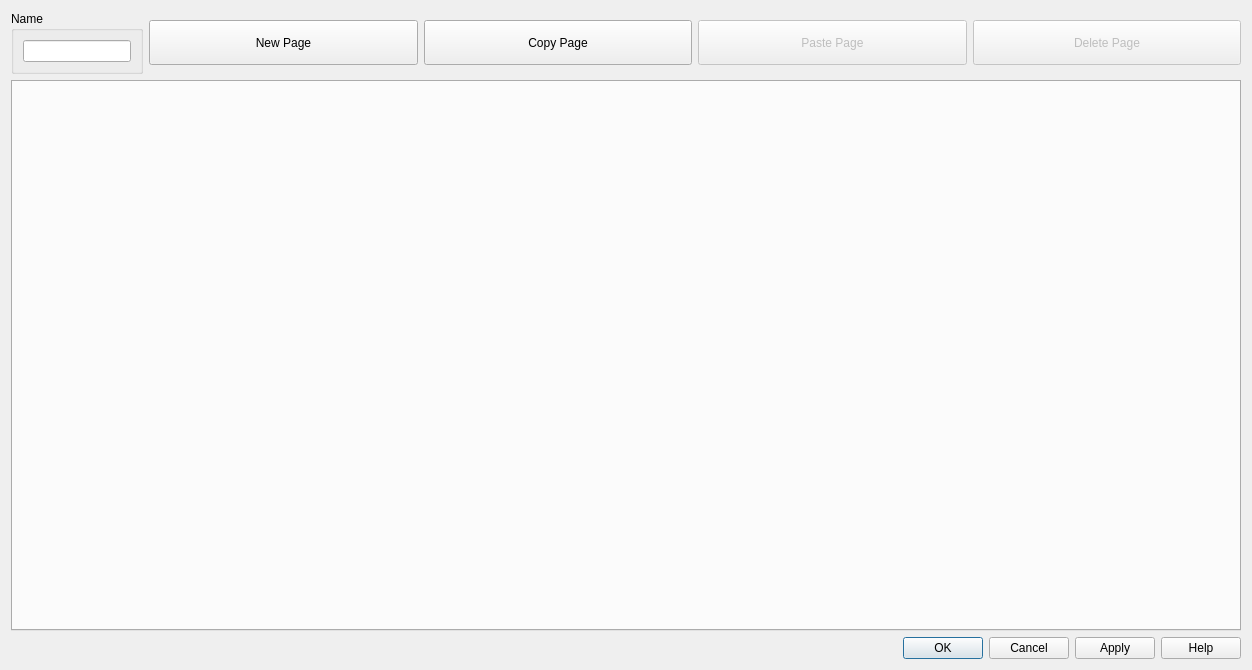
<?xml version="1.0" encoding="UTF-8"?>
<ui version="4.0">
 <class>EventDialog</class>
 <widget class="QDialog" name="EventDialog">
  <property name="geometry">
   <rect>
    <x>0</x>
    <y>0</y>
    <width>1252</width>
    <height>670</height>
   </rect>
  </property>
  <property name="windowTitle">
   <string>Dialog</string>
  </property>
  <layout class="QVBoxLayout" name="verticalLayout">
   <item>
    <layout class="QHBoxLayout" name="horizontalLayout">
     <item>
      <widget class="QGroupBox" name="groupBox">
       <property name="title">
        <string>Name</string>
       </property>
       <layout class="QVBoxLayout" name="verticalLayout_8">
        <item>
         <widget class="QLineEdit" name="lineName"/>
        </item>
       </layout>
      </widget>
     </item>
     <item>
      <widget class="QPushButton" name="pushNewPage">
       <property name="sizePolicy">
        <sizepolicy hsizetype="Minimum" vsizetype="Fixed">
         <horstretch>1</horstretch>
         <verstretch>0</verstretch>
        </sizepolicy>
       </property>
       <property name="minimumSize">
        <size>
         <width>0</width>
         <height>45</height>
        </size>
       </property>
       <property name="text">
        <string>New Page</string>
       </property>
      </widget>
     </item>
     <item>
      <widget class="QPushButton" name="pushCopyPage">
       <property name="sizePolicy">
        <sizepolicy hsizetype="Minimum" vsizetype="Fixed">
         <horstretch>1</horstretch>
         <verstretch>0</verstretch>
        </sizepolicy>
       </property>
       <property name="minimumSize">
        <size>
         <width>0</width>
         <height>45</height>
        </size>
       </property>
       <property name="text">
        <string>Copy Page</string>
       </property>
      </widget>
     </item>
     <item>
      <widget class="QPushButton" name="pushPastePage">
       <property name="enabled">
        <bool>false</bool>
       </property>
       <property name="sizePolicy">
        <sizepolicy hsizetype="Minimum" vsizetype="Fixed">
         <horstretch>1</horstretch>
         <verstretch>0</verstretch>
        </sizepolicy>
       </property>
       <property name="minimumSize">
        <size>
         <width>0</width>
         <height>45</height>
        </size>
       </property>
       <property name="text">
        <string>Paste Page</string>
       </property>
      </widget>
     </item>
     <item>
      <widget class="QPushButton" name="pushDeletePage">
       <property name="enabled">
        <bool>false</bool>
       </property>
       <property name="sizePolicy">
        <sizepolicy hsizetype="Minimum" vsizetype="Fixed">
         <horstretch>1</horstretch>
         <verstretch>0</verstretch>
        </sizepolicy>
       </property>
       <property name="minimumSize">
        <size>
         <width>0</width>
         <height>45</height>
        </size>
       </property>
       <property name="text">
        <string>Delete Page</string>
       </property>
      </widget>
     </item>
    </layout>
   </item>
   <item>
    <widget class="QTabWidget" name="tabEventPages">
     <property name="currentIndex">
      <number>-1</number>
     </property>
    </widget>
   </item>
   <item>
    <widget class="QDialogButtonBox" name="buttonBox">
     <property name="orientation">
      <enum>Qt::Horizontal</enum>
     </property>
     <property name="standardButtons">
      <set>QDialogButtonBox::Apply|QDialogButtonBox::Cancel|QDialogButtonBox::Help|QDialogButtonBox::Ok</set>
     </property>
    </widget>
   </item>
  </layout>
 </widget>
 <resources/>
 <connections>
  <connection>
   <sender>buttonBox</sender>
   <signal>accepted()</signal>
   <receiver>EventDialog</receiver>
   <slot>accept()</slot>
   <hints>
    <hint type="sourcelabel">
     <x>248</x>
     <y>254</y>
    </hint>
    <hint type="destinationlabel">
     <x>157</x>
     <y>274</y>
    </hint>
   </hints>
  </connection>
  <connection>
   <sender>buttonBox</sender>
   <signal>rejected()</signal>
   <receiver>EventDialog</receiver>
   <slot>reject()</slot>
   <hints>
    <hint type="sourcelabel">
     <x>316</x>
     <y>260</y>
    </hint>
    <hint type="destinationlabel">
     <x>286</x>
     <y>274</y>
    </hint>
   </hints>
  </connection>
 </connections>
</ui>
